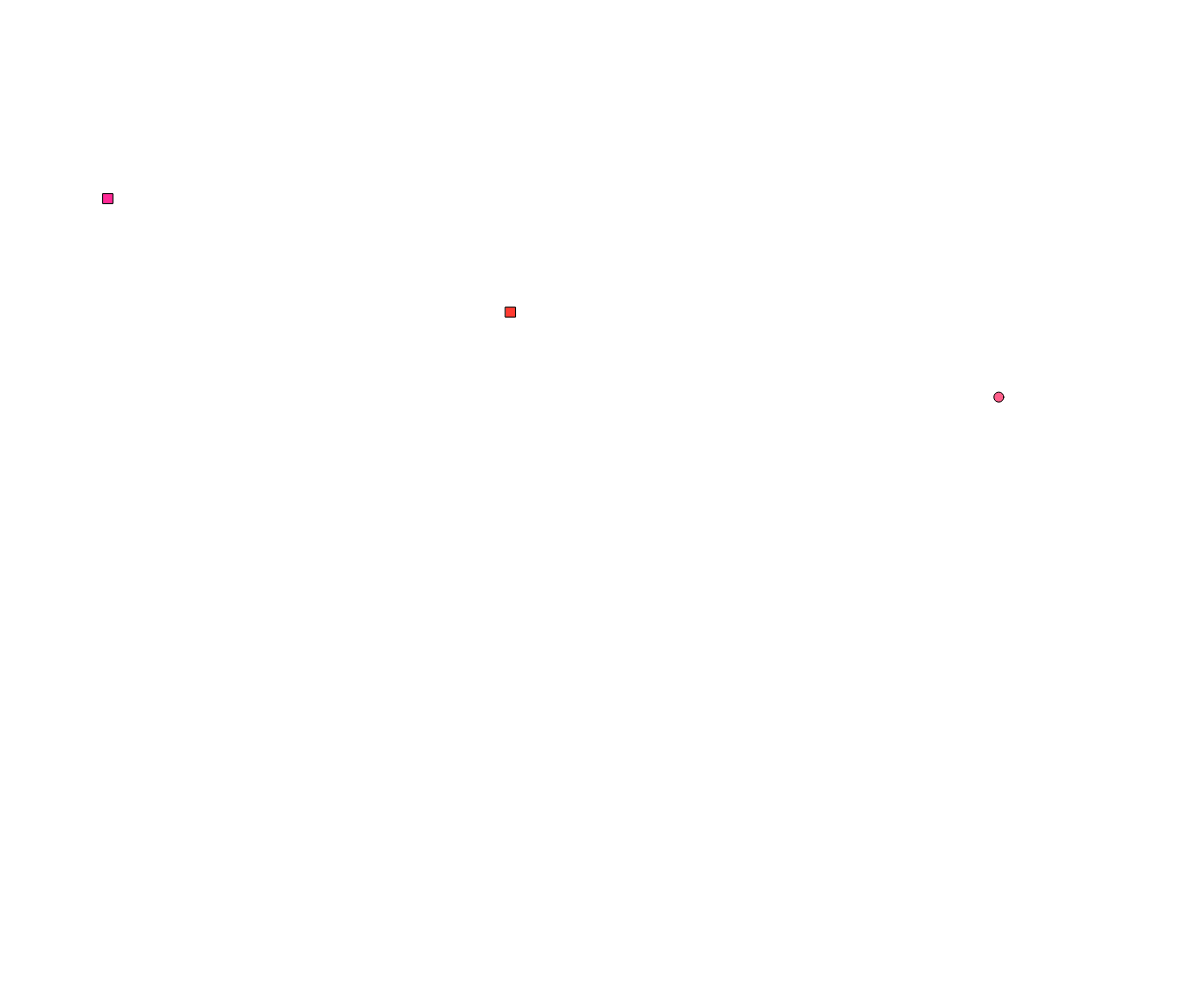
Frame 1 (no input)
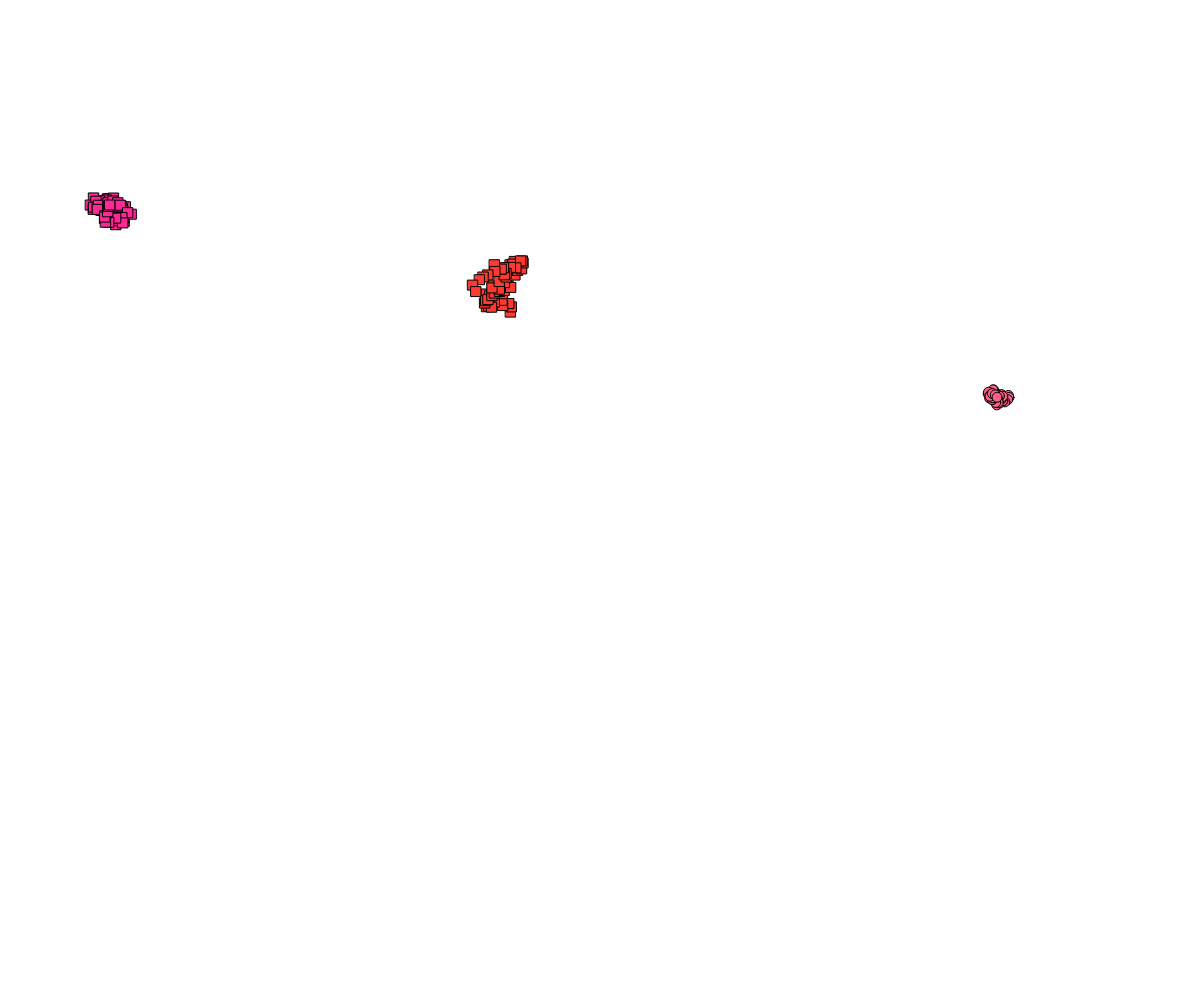
Frame 60 (no input)
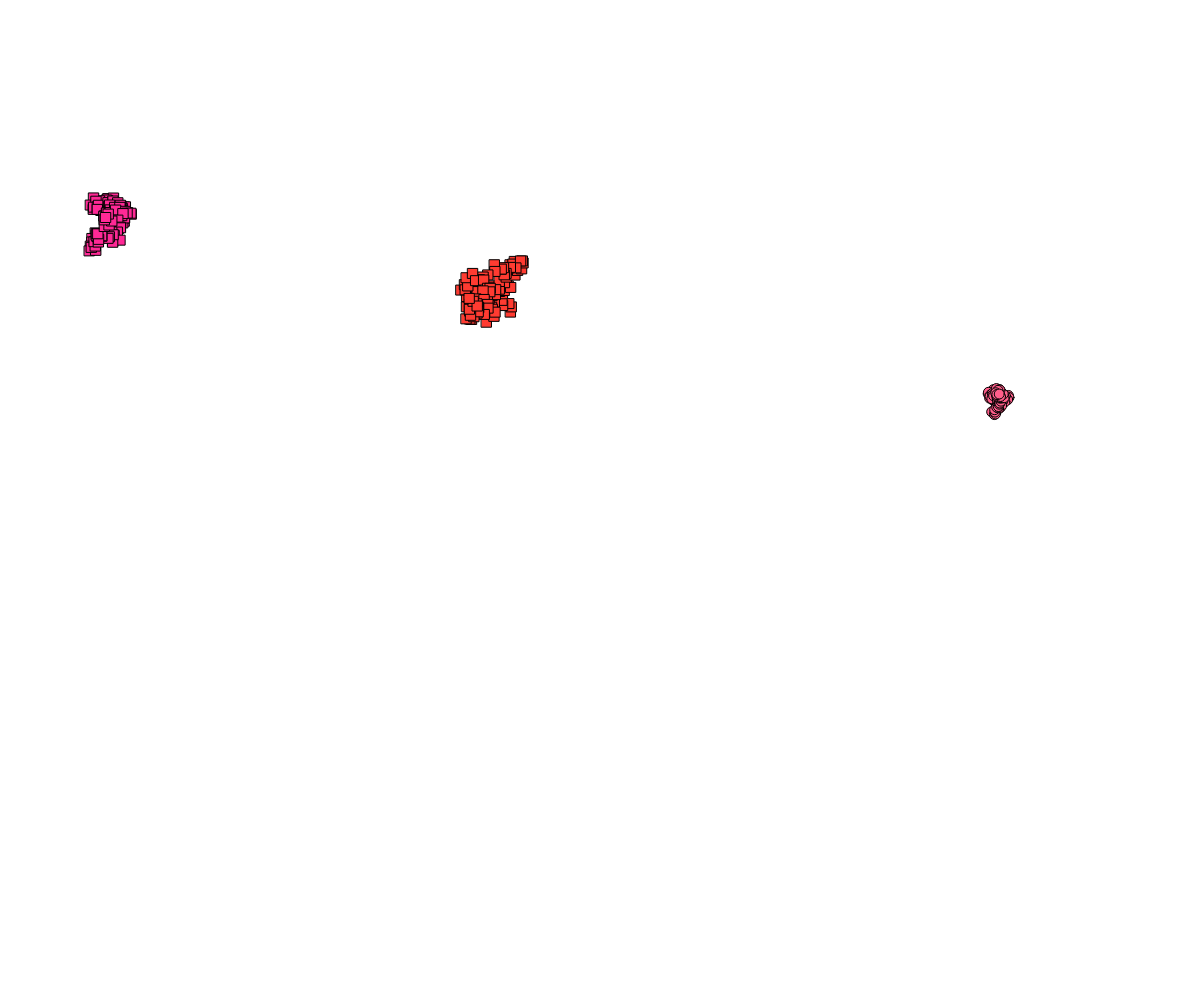
Frame 120 (the mouse pressed at the canvas centre since frame 60)

The p5.js sketch that drew these frames (run headless with seeded random() and noise() and a simulated clock; from frame 60 on, the mouse is pressed at the canvas centre):

// p5.js sketch
// ── sketch.js
let w1, w2, w3, w4;

function setup() {
  createCanvas(windowWidth, windowHeight);
  w1 = new Walker(100, 200);
  w2 = new Walker(500, 300);
  w3 = new Walker(1000, 400);
  w4 = new Walker(1500, 700);
}

function draw() {
  w1.update();
  w1.display();
  w2.update();
  w2.display();
  w3.update();
  w3.display();
  w4.update();
  w4.display();
}

class Walker {
  constructor(_posx, _posy) {
    this.posx = _posx;
    this.posy = _posy;
    this.vel = random(1, 10);
    this.color = color(255, random(0, 200), random(0, 200));

    this.esCirculo = random() > 0.5 ? true : false;
  }

  update() {
    this.posx += random(-this.vel, this.vel);
    this.posy += random(-this.vel, this.vel);
  }

  display() {
    fill(this.color);
    //noStroke();
    if (this.esCirculo) {
      circle(this.posx, this.posy, 10);
    } else {
      rect(this.posx, this.posy, 10, 10);
    }
  }
}
